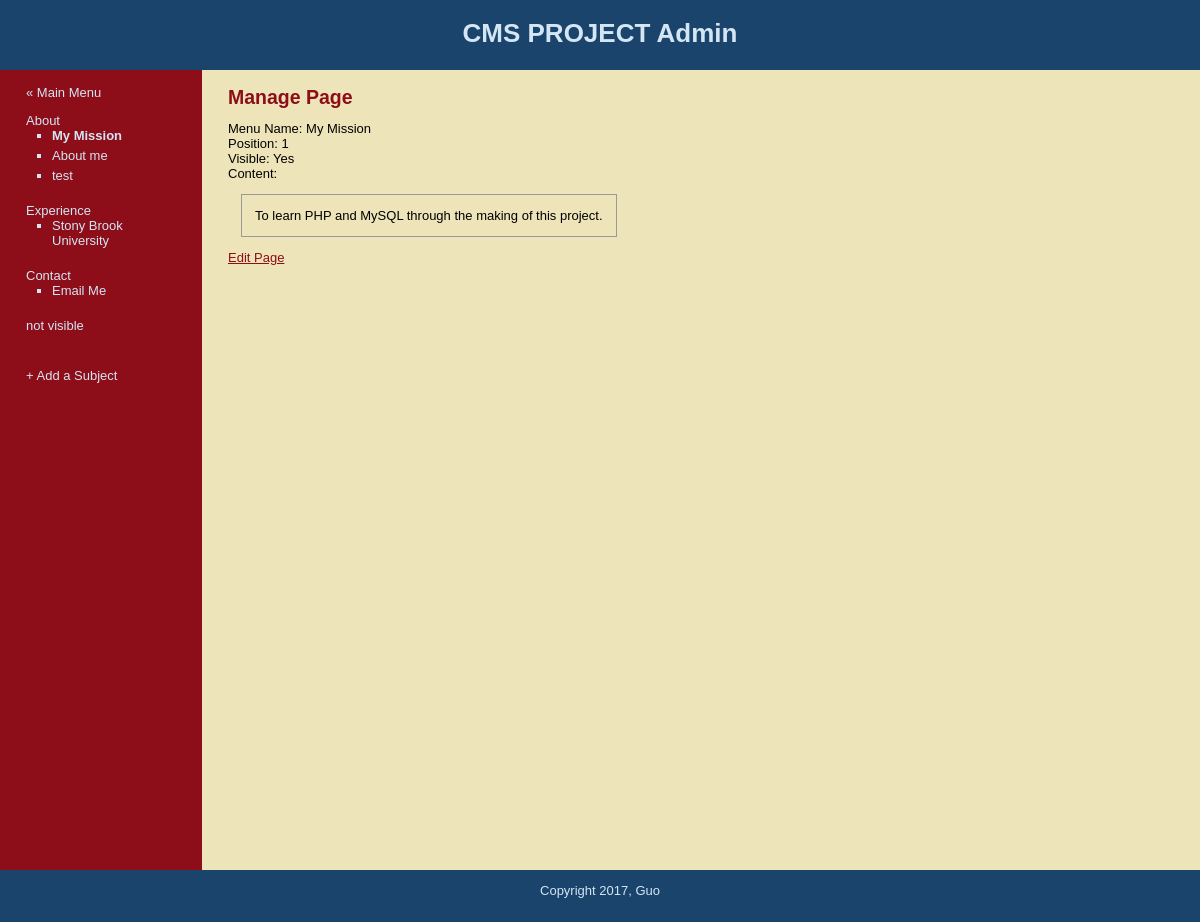
/manage_content.php?page=2 (signed in), run on the app's committed database.
### tables this page shows
CREATE TABLE `subjects` (
  `id` int(11) NOT NULL,
  `menu_name` varchar(50) NOT NULL,
  `position` int(11) NOT NULL,
  `visible` tinyint(1) NOT NULL
);

CREATE TABLE `pages` (
  `id` int(11) NOT NULL,
  `subject_id` int(11) NOT NULL,
  `menu_name` varchar(30) NOT NULL,
  `position` int(3) NOT NULL,
  `visible` tinyint(1) NOT NULL,
  `content` text
);

### public/manage_content.php (the view, shortened to what this page needs)
<?php require_once "../includes/db_connection.php";?>
<?php require_once "../includes/functions.php";?>
<?php include "../includes/layouts/header.php";?>
<?php getCurrentPage();?>
<div id = "main">
	<div id = "navigation">
	<br>
	<a href="admin.php">&laquo; Main Menu</a>
	<?php echo navigation($current_subject, $current_page, false); ?>
	<br>
	<a href="add_subject.php">+ Add a Subject</a>
	</div>
		<div id = "page">
			<?php if ($current_subject) {?>
				<h2>Manage Subject</h2>
				Menu Name: <?php echo htmlentities($current_subject["menu_name"]) . "<br>"; ?>
				Position: <?php echo $current_subject["position"] . "<br>"; ?>
				Visible: <?php echo $current_subject["visible"] == 1 ? 'Yes' : 'No' . "<br>"; ?>
				<br><br>
				<a href="edit_subject.php?subject=<?php echo urlencode($current_subject["id"]); ?>">Edit Subject</a>
				<br>
				<hr>
				<h3>Pages Associated with this subject: </h3>
				<ul class = "pages">
				<?php $page_set = findPages($current_subject["id"], false);?>
				<?php while ($page = mysqli_fetch_assoc($page_set)) {?>
				<li> <a href ="manage_content.php?page=<?php echo $page["id"]; ?>"><?php echo htmlentities($page['menu_name']); ?></a></li>
				<?php }?>
				</ul>
				<a href="new_page.php?subject=<?php echo urlencode($current_subject['id']); ?>" style="text-decoration:none">+ Add a new Page</a>
			<?php } elseif ($current_page) {?>
				<h2>Manage Page</h2>
				Menu Name: <?php echo htmlentities($current_page["menu_name"]) . "<br>"; ?>
				Position: <?php echo $current_page["position"] . "<br>"; ?>
				Visible: <?php echo $current_page["visible"] == 1 ? 'Yes' : 'No' . "<br>"; ?> <br>
				Content: <br>
				<div class = "view-content">
				<?php echo htmlentities($current_page["content"]); ?>
				</div>
				<a href="edit_page.php?page=<?php echo urlencode($current_page["id"]); ?>">Edit Page</a>
			<?php } else {?>
				<h1>Welcome!</h1>
				<p>Please Select a page.</p>
			<?php }?>
		</div>
	</div>
<?php include "../includes/layouts/footer.php";?>

### includes/functions.php (shortened to what this page needs)
<?php
function findAllSubjects($public = true) {
	global $mysqli;
	$query = "SELECT * FROM subjects ";
	$query .= "ORDER BY position asc";
	$subject_set = mysqli_query($mysqli, $query);
	return $subject_set;
}
function findPages($subject_id, $public = true) {
	global $mysqli;
	$subject_id = mysqli_real_escape_string($mysqli, $subject_id);
	$query = "SELECT * FROM pages WHERE subject_id = {$subject_id} ";
	$query .= "ORDER BY position asc";
	$page_set = mysqli_query($mysqli, $query);
	return $page_set;
}
function findPageByID($page_id, $public = true) {
	global $mysqli;
	$page_id = mysqli_real_escape_string($mysqli, $page_id);
	$query = "SELECT * FROM pages WHERE id = {$page_id}";
	$page_set = mysqli_query($mysqli, $query);
	if ($page = mysqli_fetch_assoc($page_set)) {
		return $page;
	} else {
		return null;
	}
}
function navigation($selected_subject, $selected_page, $public = true) {
	$output = "<ul class=\"subjects\">";
	$subject_set = findAllSubjects($public);
	while ($subject = mysqli_fetch_assoc($subject_set)) {
		$output .= "<li";
		$output .= ">";
		if ($public) {
			$output .= "<a href=\"index.php?subject=";
		} else {
			$output .= "<a href=\"manage_content.php?subject=";
		}
		$output .= urlencode($subject["id"]);
		$output .= "\">";
		$output .= htmlentities($subject["menu_name"]);
		$output .= "</a>";
		$page_set = findPages($subject["id"], $public);
		if ($public) {
			if ($selected_subject["id"] == $subject["id"] || $selected_page["subject_id"] == $subject["id"]) {
				$output .= "<ul class=\"pages\">";
				while ($page = mysqli_fetch_assoc($page_set)) {
					$output .= "<li";
					if ($selected_page["id"] == $page["id"]) {
						$output .= " class=\"selected\"";
					}
					$output .= ">";
					$output .= "<a href=\"index.php?page=";
					$output .= urlencode($page["id"]);
					$output .= "\">";
					$output .= htmlentities($page["menu_name"]);
					$output .= "</a>";
					$output .= "</li>";
				}
				$output .= "</ul></li>";
			}
		} else {
			$output .= "<ul class=\"pages\">";
			while ($page = mysqli_fetch_assoc($page_set)) {
				$output .= "<li";
				if ($selected_page["id"] == $page["id"]) {
					$output .= " class=\"selected\"";
				}
				$output .= ">";
				$output .= "<a href=\"manage_content.php?page=";
				$output .= urlencode($page["id"]);
				$output .= "\">";
				$output .= htmlentities($page["menu_name"]);
				$output .= "</a>";
				$output .= "</li>";
			}
			$output .= "</ul></li>";
		}
	}
	$output .= "</ul>";
	return $output;
}
function getCurrentPage($public = false) {
	if (isset($_GET["subject"])) {
		$current_subject = findSubjectByID($_GET["subject"], $public);
		if ($current_subject && $public) {
			$current_page = findDefaultPage($current_subject["id"]);
		} else {
			$current_page = null;
		}
	} elseif (isset($_GET["page"])) {
		$current_subject = null;
		$current_page = findPageByID($_GET["page"], $public);
	} else {
		$current_subject = null;
		$current_page = null;
	}
}

### public/stylesheets/public.css (style rules this page uses)
html { height: 100%; width: 100%; }
body { width: 100%; height: 100%; margin: 0; padding: 0; border: 0; font-family: Verdana, Arial, Helvetica, sans-serif; font-size: 13px; line-height: 15px; background: #EEE4B9; }
a { color: #8D0D19; }
#main { width: 100%; margin: 0; padding: 0; background: #EEE4B9; }
#navigation { float: left; width: 150px; height: 100%; margin: 0; padding: 0 2em; color: #D4E6F4; background: #8D0D19; }
#navigation a { color: #D4E6F4; text-decoration: none; }
ul.subjects { margin: 1em 0; padding-left: 0; list-style: none; }
ul.pages { padding-left: 2em; list-style: square; font-weight: normal; }
li { margin-bottom: 5px; }
li:last-child { margin-bottom: 20px; }
.selected { font-weight: bold; }
#page { float: left; height: 100%; padding-left: 2em; vertical-align: top; background: #EEE4B9; }
#page h2 { color: #8D0D19; margin-top: 1em; }
.view-content { margin: 1em; padding: 1em; border: 1px solid #999; }

### data on the page
subjects: value "About"
pages: value "My Mission", menu_name "My Mission", position "1", content "To learn PHP and MySQL through the making of this project."
pages: value "About me"
pages: value "test"
subjects: value "Experience"
pages: value "Stony Brook University"
subjects: value "Contact"
pages: value "Email Me"
subjects: value "not visible"
